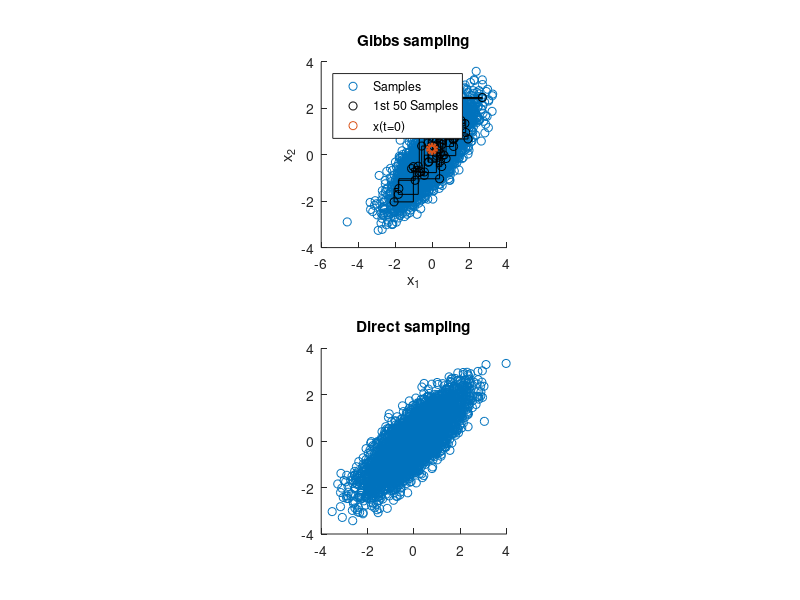
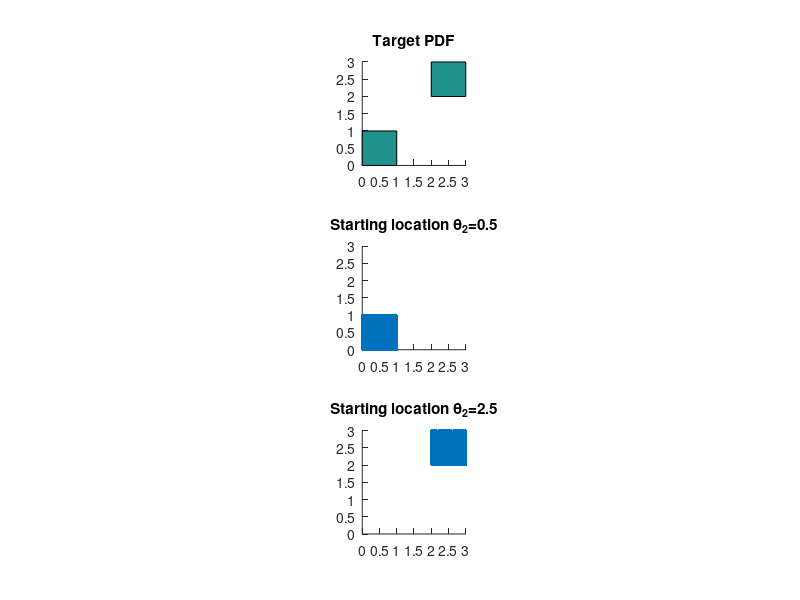

Write MATLAB code to recreate these figures, in order. (Note: this script raises an error after producing the figures.)
% Some examples of Gibbs sampling, resampling, annealing
% Sarah Minson, May 4, 2015
clear all

if 1
disp('Gibbs sampler')
% Gibbs sampling a bivariate normal distribution
% Gibbs is popular because candidate samples are always accepted
% From https://theclevermachine.wordpress.com/2012/11/05/mcmc-the-gibbs-sampler/
% EXAMPLE: GIBBS SAMPLER FOR BIVARIATE NORMAL
rand('seed' ,12345);
nSamples = 5000;
 
mu = [0 0]; % TARGET MEAN
rho(1) = 0.8; % rho_21
rho(2) = 0.8; % rho_12
 
% INITIALIZE THE GIBBS SAMPLER
propSigma = 1; % PROPOSAL VARIANCE
minn = [-3 -3];
maxx = [3 3];
 
% INITIALIZE SAMPLES
x = zeros(nSamples,2);
x(1,1) = unifrnd(minn(1), maxx(1));
x(1,2) = unifrnd(minn(2), maxx(2));
 
dims = 1:2; % INDEX INTO EACH DIMENSION
 
% RUN GIBBS SAMPLER
t = 1;
while t < nSamples
    t = t + 1;
    T = [t-1,t];
    for iD = 1:2 % LOOP OVER DIMENSIONS
        % UPDATE SAMPLES
        nIx = dims~=iD; % *NOT* THE CURRENT DIMENSION
        % CONDITIONAL MEAN
        muCond = mu(iD) + rho(iD)*(x(T(iD),nIx)-mu(nIx));
        % CONDITIONAL VARIANCE
        varCond = sqrt(1-rho(iD)^2);
        % DRAW FROM CONDITIONAL
        x(t,iD) = normrnd(muCond,varCond);
    end
end
 
% DISPLAY SAMPLING DYNAMICS
figure(1); clf; subplot(2,1,1);
h1 = scatter(x(:,1),x(:,2),'r.');
 
% CONDITIONAL STEPS/SAMPLES
hold on;
for t = 1:50
    plot([x(t,1),x(t+1,1)],[x(t,2),x(t,2)],'k-');
    plot([x(t+1,1),x(t+1,1)],[x(t,2),x(t+1,2)],'k-');
    h2 = plot(x(t+1,1),x(t+1,2),'ko');
end
 
h3 = scatter(x(1,1),x(1,2),'go','Linewidth',3);
legend([h1,h2,h3],{'Samples','1st 50 Samples','x(t=0)'},'Location','Northwest')
hold off;
xlabel('x_1');
ylabel('x_2');
axis square
title('Gibbs sampling')

subplot(2,1,2);
X=mvnrnd([0 0]',[1 rho(2); rho(1) 1],nSamples);
scatter(X(:,1),X(:,2),'r.');
axis square
title('Direct sampling');
end

% Gibbs sampling only works if the joint PDF can be uniquely described
% by its conditional PDFs.
% A problem invented to cause the Gibbs sampler to fail from
% O'Hagan and Forster section 10.25
% Consider a bivariate distribution that's equal to constant c in the
% region 0 <= theta1, theta2 <= 1, and 1-c on the region 2 <=
% theta1,theta2, <= 3.  (0<c<1)
N=1e4;
c=0.5;
figure(2); clf; nyp=3; nxp=1;
subplot(nyp,nxp,1);
xv=[0 1 1 0]';
yv=[0 0 1 1]';
patch([xv xv+2],[yv yv+2],[c 1-c]);
set(gca,'dataaspectratio',[1 1 1],'xlim',[0 3],'ylim',[0 3]);
title('Target PDF')

for mycase=1:2
    switch mycase
        case 1 % Case 1: 0 <= theta0(2) <= 1
            theta0_2=.5;
        case 2 % Case 2: 2 <= theta0(2) <= 3
            theta0_2=2.5;
    end
    X=nan*ones(2,N);
    for k=1:2*N
        if k==1
            theta0=theta0_2;
        else
            theta0=X(k-1);
        end
        if theta0<=1
            X(k)=unifrnd(0,1);
        else
            X(k)=unifrnd(2,3);
        end
    end
    subplot(nyp,nxp,mycase+1); hold on
    scatter(X(1,:)',X(2,:)','.r');
    set(gca,'dataaspectratio',[1 1 1],'xlim',[0 3],'ylim',[0 3]);
    title(['Starting location \theta_2=' num2str(theta0_2)]);
end
suptitle('How to break the Gibbs sampler')

% Resampling - Only have to calculate things once
target=@(x)normpdf(x,0,1); % Target PDF ~ N(0,1)
X=unifrnd(-10,10,1,1e4); % Generate initial samples from some other PDF
w=target(X); % Assign weights to each sample based on how probable they are in target PDF
w=w/sum(w); % Normalize weights to sum to 1
% Here's the trick: draw random samples with probability according w
% If we draw random numbers between 0 and 1 and histogram into bins whose
% width is proportional to w, then the frequency in each bin will be
% proportional to w.
xc=[0 cumsum(w)]; % bins extend from zero to 1, width of bin_i is proportional to w_i
count=histc(rand(size(X)),xc);
count(end-1)=count(end-1)+count(end); count=count(1:end-1);
% Now change frequency of original samples according to frequency in
% corresponding bins
ind=[]; for i=1:length(count); ind=[ind repmat(i,1,count(i))]; end
X2=X(ind);

figure(3); clf; subplot(1,1,1); hold on
x=-10:.1:10;
plot(x,target(x),'-k');
n=hist(X2,x);
n=n/sum(n)/diff(x(1:2));
plot(x,n,'-r');
legend('Target','Resampling')
title([num2str(length(unique(X2))) ' unique samples from ' num2str(length(X)) ' samples']);

if 1
disp('Parallel Tempered MCMC')
% Annealing example:
% Parallel Tempered MCMC
% Run multiple MCMC chains at different temperatures
% http://www.cs.ubc.ca/~nando/540b-2011/projects/8.pdf
% https://darrenjw.wordpress.com/2013/09/29/parallel-tempering-and-metropolis-coupled-mcmc/


% go from likelihood^0 to likelihood ^1

U = @(x)(x.^2-1).^2;
target = @(x)exp(-U(x));
p = @(x,tk)exp(-U(x)*tk);
beta=exp(linspace(log(0.1),log(1),5));
T=1./beta;
T=2.^[0:3];
M=length(T); % Number of temperatures
Niter=1e4; % Number of steps in each Metropolis chain
Nsweep=1; % Number of sweeps through the PTMCMC algorithm
X=nan*ones(M,Niter);
X(:,1)=-1;
for j=2:size(X,2) % Run Metropolis
    for k=1:M
        tk=T(k);
        x=X(k,j-1);
        y=x+normrnd(0,0.5);
        px=p(x,tk);
        py=p(y,tk);
        alpha=py/px;
        u=rand;
        if u<=alpha
            X(k,j)=y; % Accept candidate
        else
            X(k,j)=x; % Reject candidate
        end
    end
    n=histc(unifrnd(0,M,[1 2]),0:M);
    n(end-1)=n(end-1)+n(end); n=n(1:end-1);
    kk=find(n);
    if length(kk)==1; kk=[kk;kk]; end
    tk=T(kk(1));
    tk1=T(kk(2));
    xk=X(kk(1),j);
    xk1=X(kk(2),j);
    % Consider whether to swap samples
    alpha=p(xk1,tk)*p(xk,tk1)/[p(xk,tk)*p(xk1,tk1)];
    alpha=min([1 alpha]);
    u=rand;
    if u<=alpha; % swap samples
        X(kk,j)=X(flipud(kk),j);
    end
end
Xpt=X;

N=M*Niter; % Same number of samples as PT-MCMC
% Compare to regular MCMC
X=nan*ones(1,N);
X(:,1)=-1;
Nacc=0;
 for i=1:size(X,1) % For each proposal distribution q~N(0,qsigma)
    for j=2:size(X,2) % Run Metropolis
        x=X(i,j-1);
        y=x+normrnd(0,0.5);
        alpha=target(y)/target(x);
        u=rand;
        if u<=alpha
            X(i,j)=y; % Accept candidate
            Nacc(i)=Nacc(i)+1;
        else
            X(i,j)=x; % Reject candidate
        end
    end
 end
figure(4); clf; subplot(1,1,1); hold on;
xc=-2:.05:2;
[n,x]=hist(X(:,201:end)',xc); % Discard first 200 samples as burn-in
n=n./repmat(sum(n),size(n,1),1)/diff(x(1:2));
ii=find(T==1); myX=Xpt(i,1:end);
[npt,x]=hist(myX(:),xc); % Discard first 200 samples as burn-in
npt=npt./sum(npt)/diff(x(1:2));
y=target(x); y=y/trapz(x,y);
plot(x,y,'-k','linewidth',5)
plot(x,n,'-b','linewidth',2);
plot(x,npt,'-r','linewidth',2);
legend('Target','Metropolis','Parallel Tempered MCMC');
end

clear all
disp('CATMIP'); tic
% Finally, because we can, CATMIP
% Transitioning (special case of tempering) + resampling + Metropolis
target=@(x)0.9*mvnpdf(x,-0.5*ones(size(x)),0.01*eye(length(x)))+0.1*mvnpdf(x,0.5*ones(size(x)),0.01*eye(length(x))); % Target PDF is weighted sum of Gaussians

N=5e3; Nsteps=5;
%%%%%%%%%%%%%%%%%%%%%%%%%%%%%%%%%%%%%%%%%%%%%
% Initializaton
Cmsqr   = 0.1*0.1;      % Scale factor for proposal PDF q(Cmsqr*Sm)
beta    = 0.0;          % cooling temperature
dbeta   = 5.e-5;        % initial guess for change in beta
beta = 0; c = 0;
m=0;

Nparam=2;

% Directly sample the prior distribution
theta=unifrnd(-2,2,[Nparam N]);
LLK=ones(1,N); for i=1:N; LLK(i)=log(target(theta(:,i))); end

fprintf('m\tCm^2\tCOV\tbeta\t\tNaccept\t\tNreject\n');
fprintf('%d\t%.4f\t%.4f\t%.4e\t%.4e\t%.4e\n',m,Cmsqr,c,beta,0,0);

while 1
  m=m+1;
  
  % Update temperature
  % Most efficient sampling achieved when new beta is chosen so that 
  % cov(w)=1 (Beck and Zuev, 2013)
  % User a helper function to do a numerical solve for beta s.t. cov(w)=1
  [w,beta,dbeta,c]=catmip_calc_beta(LLK,beta,dbeta);
  fprintf('%d\t%.4f\t%.4f\t%.4e\t',m,Cmsqr,c,beta);
  
  % Resample to match new target PDF
  count=histc(rand([1 N]),[0 cumsum(w)]);
  count(end-1)=sum(count(end-1:end));
  count=count(1:end-1);
  ind=[]; for i=1:length(count); ind=[ind repmat(i,1,count(i))]; end
  theta=theta(:,ind);
  
  % ...But now we've lost diversity in our sample population
  % So let's update each of our samples with a Metropolis chain, replacing
  % each current sample with the last one from its chain.  Now we hopefully
  % have regained our diversity, and explored new and interesting parts of
  % the model space that our previous samples hadn't visited
  
  % Use a proposal density that is a Gaussian approximation of the target,
  % N(0,Sm), and rescaled according to the rejection rate
  %PROCEDURE:
  %1. Calculate p=w/sum(w)
  %2. Calculate the expected value: E = sum(p_i*theta_i)
  %3. Calcluate Sm = sum{p_i*theta_i*theta_i^T} - E*E^T
  %4. Return Cm^2 * Sm
  p=w/sum(w);
  E=sum([repmat(p,size(theta,1),1).*theta],2);
  Sm=zeros(size(theta,1));
  for i=1:size(theta,2); Sm=Sm+p(i)*theta(:,i)*theta(:,i)'; end
  Sm=Sm-E*E';
  Sm=Cmsqr*Sm;
  Sm = 0.5*(Sm + Sm'); % Make sure that Sm is symmetric
  
  % Run Nsteps of Metropolis on each sample
  IOacc=zeros(Nsteps-1,N);
  parfor ii=1:N % Loop over samples: each sample is the seed for a Markov chain
      X=zeros(Nparam,Nsteps);
      X(:,1)=theta(:,ii); % Our current sample is the seed for the chain
      Xllk=zeros(1,Nsteps);
      Xllk(1)=log(target(theta(:,ii)));
      z=mvnrnd(zeros(Nparam,1),Sm,Nsteps)';
      for k=1:Nsteps-1 % Run Metropolis
          x=X(:,k);
          y=X(:,k) + z(:,k);
          px=Xllk(k);
          py=log(target(y));
          r = beta*(py-px);
          u=log(rand);
          if u<=r
              X(:,k+1)=y; Xllk(:,k+1)=py; IOacc(k,ii)=1; %Naccept=Naccept+1;
          else
              X(:,k+1)=x; Xllk(:,k+1)=px; %Nreject=Nreject+1;
          end
      end
      theta(:,ii)=X(:,end); % Save only the last sample from the Markov chain
      LLK(:,ii)=Xllk(:,end); % Now the original sample has been updated by MCMC
  end
  Naccept=sum(IOacc(:));
  Nreject=length(IOacc(:))-Naccept;
      
  fprintf('%.4e\t%.4e\n',Naccept,Nreject);
  
  % Rescale step size by acceptance rate per Matt Muto
  accRatio = Naccept/(Naccept + Nreject);
  kc = (8*accRatio + 1)/9;
  % //kc = max(kc,0.2);   kc = min(kc,1);
  if (kc < 0.001); kc = 0.001; end
  if (kc > 1.0); kc = 1.0; end
  Cmsqr = kc * kc;
  
  if (1-beta < 0.005); fprintf('mstop=%d\n',m); mstop=m; break; end
end
toc

figure(5); clf; nyp=2; nxp=2;
dx=0.05; xl=[-1 1];
bins=xl(1)-dx:dx:xl(2)+dx;
ctrs={bins bins};
[x,y]=meshgrid(bins,bins);
z=nan*x; for i=1:length(x(:)); z(i)=target([x(i) y(i)]); end
n=hist3(theta',ctrs);
n=n/sum(n(:))/dx/dx;
subplot(nyp,nxp,1); surf(x,y,z); xlim(xl); ylim(xl); title('Target')
subplot(nyp,nxp,2); surf(x,y,n); xlim(xl); ylim(xl); title(['CATMIP (' num2str(N) ' samples)'])
n=hist(theta',bins);
n=n./repmat(sum(n),length(bins),1)/dx;
z=nan*n(:,1); for i=1:length(bins); z(i)=target(bins(i)); end
subplot(nyp,nxp,3); hold on; title('Marginal PDFs')
plot(bins,z,'-k','linewidth',5)
h=plot(bins,n,'linewidth',3); set(h(1),'color','b'); set(h(2),'color','r','linestyle','--');
leg={'Target';'CATMIP dim1';'CATMIP dim2'}; xlim([-1 1]);

% Compare to Metropolis
disp('Use Metropolis to run same problem for same number of samples'); tic
Ntotal=mstop*N*(Nsteps-1) + N % Total number of model evaluations by CATMIP
X=zeros(Nparam,Ntotal+1); X(:,1)=[-1 -1]'; Xllk=zeros(1,Ntotal+1); Xllk(1)=log(target(X(:,1)));
z=mvnrnd(zeros(Nparam,1),0.01*eye(Nparam),Ntotal)';
for k=1:Ntotal % Run Metropolis
    x=X(:,k);
    y=X(:,k) + z(:,k);
    px=Xllk(k);
    py=log(target(y));
    r = beta*(py-px);
    u=log(rand);
    if u<=r
        X(:,k+1)=y; Xllk(:,k+1)=py;
    else
        X(:,k+1)=x; Xllk(:,k+1)=px;
    end
end; toc
X=X(:,202:end); Xllk=Xllk(:,202:end); % Discard burn-in
n=hist3(X',ctrs); [x,y]=meshgrid(bins,bins);
n=n/sum(n(:))/dx/dx;
subplot(nyp,nxp,4); surf(x,y,n); xlim(xl); ylim(xl); title(['Metropolis (' num2str(size(X,2)) ' samples)'])
n=hist(X',bins);
n=n./repmat(sum(n),length(bins),1)/dx;
z=nan*n(:,1); for i=1:length(bins); z(i)=target(bins(i)); end
subplot(nyp,nxp,3); hold on
h=plot(bins,n,'linewidth',3);  set(h(1),'color','c'); set(h(2),'color','y','linestyle','--'); leg(end+1)={'Metro dim1'}; leg(end+1)={'Metro dim2'};

legend(leg); for ip=[1 2 4]; subplot(nyp,nxp,ip); xlabel('dim 1'); ylabel('dim 2'); end
return

% exponent of likelihood, beta, is an exponential function of the number of
% beta steps.  Integrating expected value of likelihood^beta wrt beta gives
% the integral of P(d|m)P(m) dm i.e. the denominator in Bayes
% (Thermodynamic integral estimator (TIE))
% choosing a beta gives you a set of seeds that are almost the posterior - 
% do random walk on these seeds to do MCMC (number of parallel walks is
% equal to no of seeds) so you end up getting the exact posterior distribution.  



